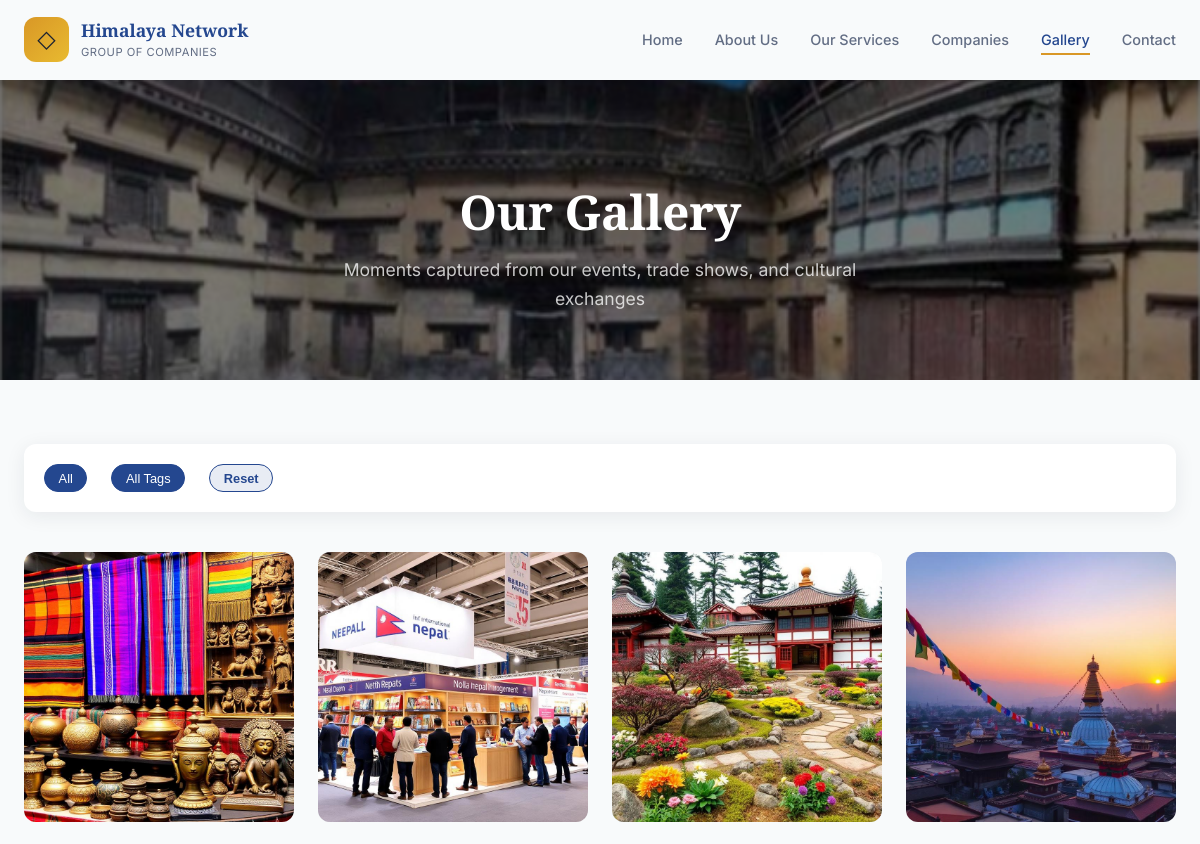
The app's page /gallery/ (upper part), older data.
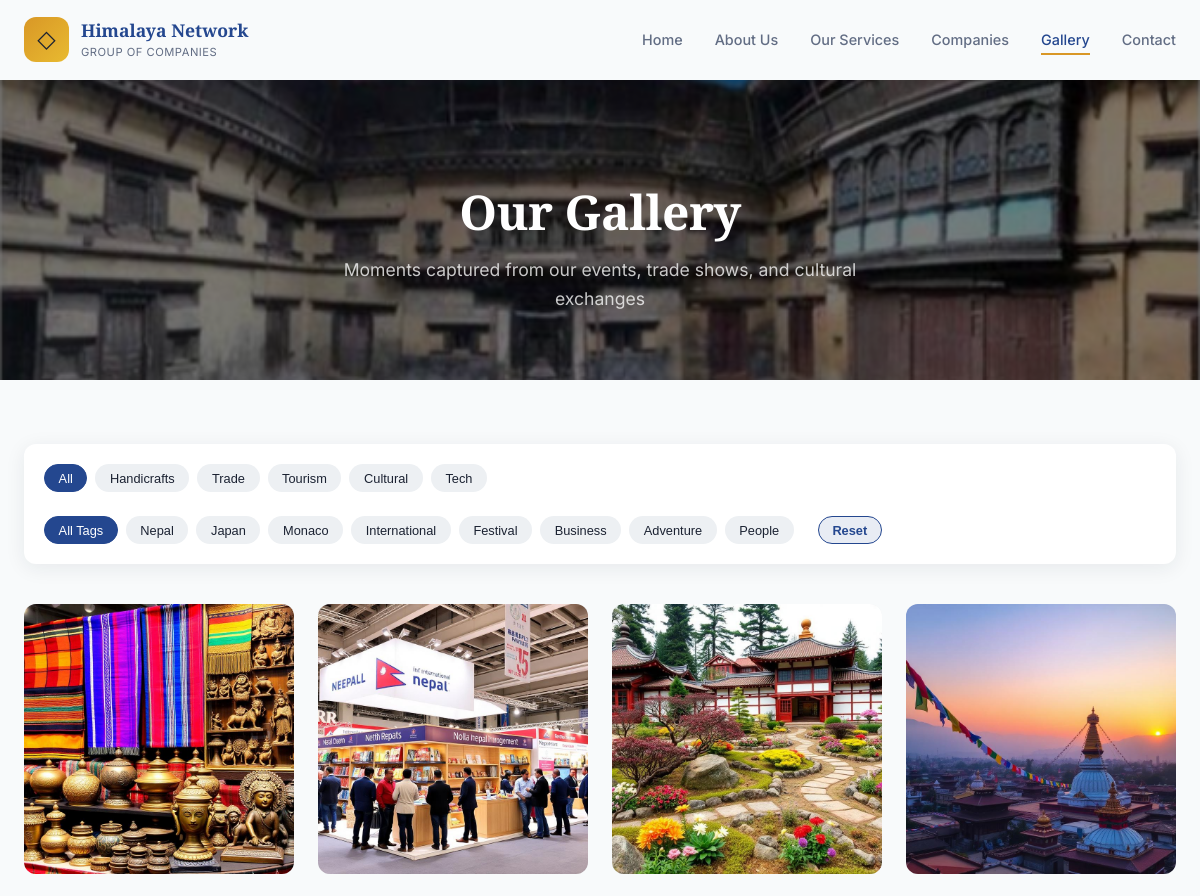
The same page, newer data.
### core/models.py (models this page shows, shortened)
class GalleryCategory(models.Model):
    category = models.CharField(max_length=50)
    class Meta:
        verbose_name_plural = "Gallery Categories"

class GalleryTags(models.Model):
    tags = models.CharField(max_length=50)
    class Meta:
        verbose_name_plural = "Gallery Tags"

### core/views.py (the view)
# urls.py: path('gallery/', views.Gallery.as_view(), name='gallery'),
class Gallery(TemplateView):
    template_name = 'core/gallery.html'
    def get_context_data(self, **kwargs):
        context = super().get_context_data(**kwargs)
        context['gallery_tags'] = GalleryTags.objects.all()  # Get all gallery tags
        context['gallery_categories'] = GalleryCategory.objects.all()  # Get all gallery categories
        return context

### templates/core/gallery.html (shortened to what this page needs)
{% extends 'base/base.html' %}
{% load static %}
{% block content %}
  <section class="gallery-hero">
    <div class="hero-slideshow">
      <img src="{% static 'assets/image/home.png' %}" alt="Gallery Image 1" class="slide active" />
    </div>
    <div class="hero-overlay"></div>
    <div class="hero-content">
      <h1 class="hero-title">Our Gallery</h1>
      <p class="hero-subtitle">Moments captured from our events, trade shows, and cultural exchanges</p>
    </div>
  </section>
  <section class="gallery-page">
    <div class="container">
      <div class="gallery-filters-compact">
        <div class="filter-categories">
          <button class="filter-tag category-tag active" data-category="*">All</button>
          {% for category in gallery_categories %}
          <button class="filter-tag category-tag" data-category="{{ category.category|lower }}">{{ category.category|title }}</button>
          {% endfor %}
        </div>
        <div class="filter-tags">
          <button class="filter-tag tag-tag active" data-tag="*">All Tags</button>
          {% for tag in gallery_tags %}
          <button class="filter-tag tag-tag" data-tag="{{ tag.tags|lower }}">{{ tag.tags|title }}</button>
          {% endfor %}
        </div>
        <button class="reset-filters" id="resetFilters">Reset</button>
      </div>
      <div class="gallery-grid" id="galleryGrid">
      </div>
    </div>
  </section>
{% endblock %}

### templates/base/base.html (shortened to what this page needs)
{% load static %}
<!DOCTYPE html>
<html lang="en">
  <head>
    <link rel="stylesheet" href="{% static 'assets/css/styles.css' %}" />
    <link rel="stylesheet" href="{% static 'assets/css/gallery.css' %}" />
  </head>
  <body>
    {% include 'base/header.html' %}
    <main>
      {% block content %}
      {% endblock %}
    </main>
  </body>
</html>

### templates/base/header.html (shortened to what this page needs)
{% load static %}
<header class="header" id="header">
  <div class="header-container">
    <a href="#home" class="logo">
      <span class="logo-icon">◇</span>
      <div class="logo-text">
        <span class="logo-title">Himalaya Network</span>
        <span class="logo-subtitle">Group of Companies</span>
      </div>
    </a>
    <nav class="nav-desktop">
      <a href="#home" class="nav-link active">Home</a>
      <a href="#about" class="nav-link">About Us</a>
      <a href="#services" class="nav-link">Our Services</a>
      <a href="#companies" class="nav-link">Companies</a>
      <a href="/gallery/" class="nav-link">Gallery</a>
      <a href="#contact" class="nav-link">Contact</a>
    </nav>
  </div>
</header>

### templates/base/footer.html (shortened to what this page needs)
{% load static %}

### static/assets/css/styles.css (style rules this page uses)
:root { --background: hsl(210, 30%, 98%); --foreground: hsl(220, 30%, 15%); --card: hsl(0, 0%, 100%); --card-foreground: hsl(220, 30%, 15%); --primary: hsl(220, 60%, 35%); --primary-foreground: hsl(0, 0%, 100%); --secondary: hsl(38, 70%, 50%); --secondary-foreground: hsl(0, 0%, 100%); --muted: hsl(210, 20%, 94%); --muted-foreground: hsl(220, 15%, 45%); --accent: hsl(38, 70%, 50%); --border: hsl(220, 20%, 88%); --radius: 0.75rem; --gradient-hero: linear-gradient(135deg, hsl(220, 60%, 25%) 0%, hsl(220, 50%, 40%) 50%, hsl(38, 70%, 45%) 100%); --gradient-gold: linear-gradient(135deg, hsl(38, 70%, 50%) 0%, hsl(45, 80%, 55%) 100%); --shadow-elegant: 0 10px 40px -10px hsla(220, 60%, 35%, 0.2); --shadow-card: 0 4px 20px hsla(220, 30%, 15%, 0.08); --shadow-hover: 0 20px 50px hsla(220, 30%, 15%, 0.15); --font-display: 'Playfair Display', serif; --font-body: 'Inter', sans-serif; }
*, *::before, *::after { box-sizing: border-box; margin: 0; padding: 0; }
html { scroll-behavior: smooth; }
body { font-family: var(--font-body); background-color: var(--background); color: var(--foreground); line-height: 1.6; }
h1, h2, h3, h4, h5, h6 { font-family: var(--font-display); line-height: 1.2; }
a { text-decoration: none; color: inherit; }
img { max-width: 100%; height: auto; display: block; }
.container { max-width: 1200px; margin: 0 auto; padding: 0 1.5rem; }
.header { position: absolute; top: 0; left: 0; right: 0; z-index: 1000; background: transparent; backdrop-filter: none; border-bottom: none; transition: all 0.3s ease; }
.header-container { max-width: 1200px; margin: 0 auto; padding: 1rem 1.5rem; display: flex; align-items: center; justify-content: space-between; }
.logo { display: flex; align-items: center; gap: 0.75rem; }
.logo-icon { width: 45px; height: 45px; background: var(--gradient-gold); border-radius: 12px; display: flex; align-items: center; justify-content: center; font-size: 1.5rem; color: var(--foreground); }
.logo-text { display: flex; flex-direction: column; }
.logo-title { font-family: var(--font-display); font-weight: 700; font-size: 1.1rem; color: var(--primary); }
.logo-subtitle { font-size: 0.7rem; color: var(--muted-foreground); text-transform: uppercase; letter-spacing: 0.5px; }
.nav-desktop { display: none; gap: 2rem; }
.nav-link { font-size: 0.9rem; font-weight: 500; color: var(--muted-foreground); transition: color 0.3s ease; position: relative; }
.nav-link::after { content: ''; position: absolute; bottom: -4px; left: 0; width: 0; height: 2px; background: var(--secondary); transition: width 0.3s ease; }
.nav-link:hover, .nav-link.active { color: var(--primary); }
.nav-link.active::after { width: 100%; }
@media (min-width: 768px) { .nav-desktop { display: flex; } }
.hero-overlay { position: absolute; inset: 0; background: linear-gradient(135deg, hsla(220, 60%, 15%, 0.85) 0%, hsla(220, 50%, 25%, 0.75) 50%, hsla(38, 70%, 30%, 0.7) 100%); }
.hero-content { position: relative; z-index: 10; text-align: center; padding: 2rem; max-width: 900px; padding-top: 7rem; }
.hero-title { font-size: clamp(2.5rem, 6vw, 4.5rem); font-weight: 700; color: white; margin-bottom: 1.5rem; line-height: 1.1; }
.hero-subtitle { font-size: 1.125rem; color: hsla(0, 0%, 100%, 0.85); max-width: 600px; margin: 0 auto 2.5rem; line-height: 1.7; }
.gallery-grid { display: grid; gap: 1.5rem; }
@media (min-width: 640px) { .gallery-grid { grid-template-columns: repeat(2, 1fr); } }
@media (min-width: 1024px) { .gallery-grid { grid-template-columns: repeat(3, 1fr); } }

Row changes from the older to the newer data that the page shows:
added GalleryCategory: category "Handicrafts"
added GalleryCategory: category "Trade"
added GalleryCategory: category "Tourism"
added GalleryCategory: category "Cultural"
added GalleryCategory: category "Tech"
added GalleryTags: tags "Nepal"
added GalleryTags: tags "Japan"
added GalleryTags: tags "Monaco"
added GalleryTags: tags "International"
added GalleryTags: tags "Festival"
added GalleryTags: tags "Business"
added GalleryTags: tags "Adventure"
added GalleryTags: tags "People"
